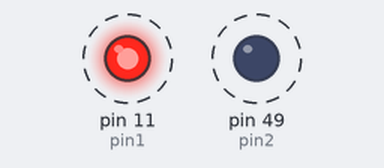
A sketch run on a simulated Arduino Mega 2560, built with avr-gcc and run on an emulated ATmega2560. Parts: output pins drawn as LEDs (lit = HIGH). Dashed ring = blinking.

Above: at 0.2 s.
Timing chart, 0 to 3.0 s (numbered marks = the images above):
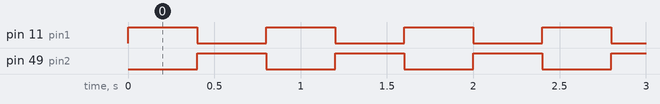

The sketch:

project.ino
```cpp
// // Declare variables here so both setup() and loop() can see them
int pin1 = 11;
int pin2 = 49;

void setup() {
  pinMode(11, OUTPUT);
  pinMode(49, OUTPUT);
}

void loop() {
  // LED 1 on, LED 2 off
  digitalWrite(11, HIGH);
  digitalWrite(49, LOW);
  delay(400);

  // LED 2 on, LED 1 off
  digitalWrite(11, LOW);
  digitalWrite(49, HIGH);
  delay(400);
}
```

Measured:
- by itself, pin 11 (pin1), pin 49 (pin2): alternates HIGH for 0.40 s and LOW for 0.40 s
